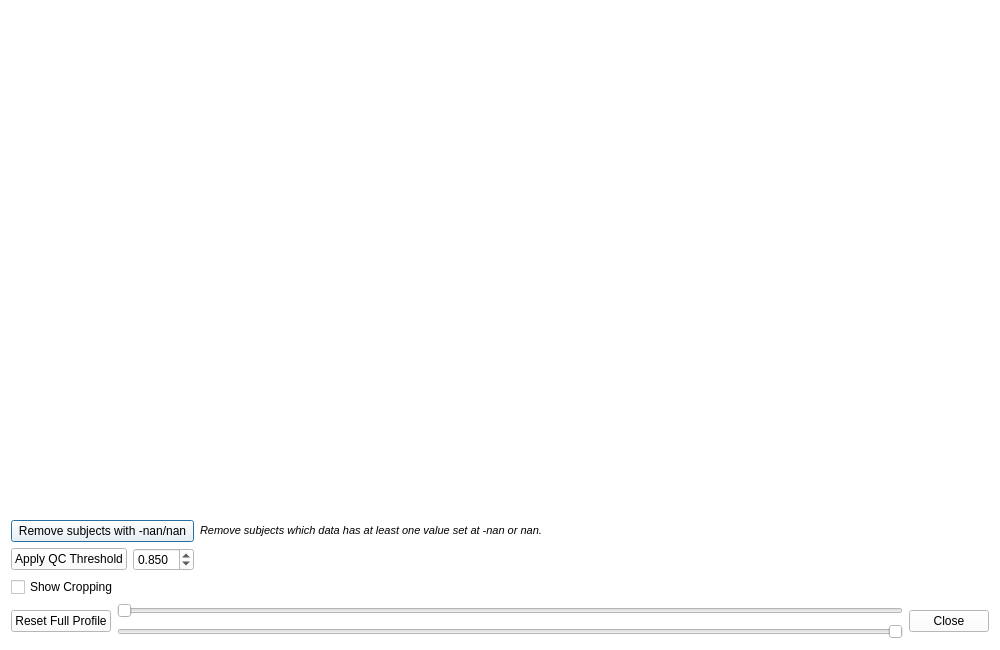
<?xml version="1.0" encoding="UTF-8"?>
<ui version="4.0">
 <class>QCThresholdDialog</class>
 <widget class="QDialog" name="QCThresholdDialog">
  <property name="geometry">
   <rect>
    <x>0</x>
    <y>0</y>
    <width>1000</width>
    <height>650</height>
   </rect>
  </property>
  <property name="palette">
   <palette>
    <active>
     <colorrole role="WindowText">
      <brush brushstyle="SolidPattern">
       <color alpha="255">
        <red>0</red>
        <green>0</green>
        <blue>0</blue>
       </color>
      </brush>
     </colorrole>
     <colorrole role="Button">
      <brush brushstyle="SolidPattern">
       <color alpha="255">
        <red>255</red>
        <green>255</green>
        <blue>255</blue>
       </color>
      </brush>
     </colorrole>
     <colorrole role="Light">
      <brush brushstyle="SolidPattern">
       <color alpha="255">
        <red>255</red>
        <green>255</green>
        <blue>255</blue>
       </color>
      </brush>
     </colorrole>
     <colorrole role="Midlight">
      <brush brushstyle="SolidPattern">
       <color alpha="255">
        <red>255</red>
        <green>255</green>
        <blue>255</blue>
       </color>
      </brush>
     </colorrole>
     <colorrole role="Dark">
      <brush brushstyle="SolidPattern">
       <color alpha="255">
        <red>127</red>
        <green>127</green>
        <blue>127</blue>
       </color>
      </brush>
     </colorrole>
     <colorrole role="Mid">
      <brush brushstyle="SolidPattern">
       <color alpha="255">
        <red>170</red>
        <green>170</green>
        <blue>170</blue>
       </color>
      </brush>
     </colorrole>
     <colorrole role="Text">
      <brush brushstyle="SolidPattern">
       <color alpha="255">
        <red>0</red>
        <green>0</green>
        <blue>0</blue>
       </color>
      </brush>
     </colorrole>
     <colorrole role="BrightText">
      <brush brushstyle="SolidPattern">
       <color alpha="255">
        <red>255</red>
        <green>255</green>
        <blue>255</blue>
       </color>
      </brush>
     </colorrole>
     <colorrole role="ButtonText">
      <brush brushstyle="SolidPattern">
       <color alpha="255">
        <red>0</red>
        <green>0</green>
        <blue>0</blue>
       </color>
      </brush>
     </colorrole>
     <colorrole role="Base">
      <brush brushstyle="SolidPattern">
       <color alpha="255">
        <red>255</red>
        <green>255</green>
        <blue>255</blue>
       </color>
      </brush>
     </colorrole>
     <colorrole role="Window">
      <brush brushstyle="SolidPattern">
       <color alpha="255">
        <red>255</red>
        <green>255</green>
        <blue>255</blue>
       </color>
      </brush>
     </colorrole>
     <colorrole role="Shadow">
      <brush brushstyle="SolidPattern">
       <color alpha="255">
        <red>0</red>
        <green>0</green>
        <blue>0</blue>
       </color>
      </brush>
     </colorrole>
     <colorrole role="AlternateBase">
      <brush brushstyle="SolidPattern">
       <color alpha="255">
        <red>255</red>
        <green>255</green>
        <blue>255</blue>
       </color>
      </brush>
     </colorrole>
     <colorrole role="ToolTipBase">
      <brush brushstyle="SolidPattern">
       <color alpha="255">
        <red>255</red>
        <green>255</green>
        <blue>220</blue>
       </color>
      </brush>
     </colorrole>
     <colorrole role="ToolTipText">
      <brush brushstyle="SolidPattern">
       <color alpha="255">
        <red>0</red>
        <green>0</green>
        <blue>0</blue>
       </color>
      </brush>
     </colorrole>
    </active>
    <inactive>
     <colorrole role="WindowText">
      <brush brushstyle="SolidPattern">
       <color alpha="255">
        <red>0</red>
        <green>0</green>
        <blue>0</blue>
       </color>
      </brush>
     </colorrole>
     <colorrole role="Button">
      <brush brushstyle="SolidPattern">
       <color alpha="255">
        <red>255</red>
        <green>255</green>
        <blue>255</blue>
       </color>
      </brush>
     </colorrole>
     <colorrole role="Light">
      <brush brushstyle="SolidPattern">
       <color alpha="255">
        <red>255</red>
        <green>255</green>
        <blue>255</blue>
       </color>
      </brush>
     </colorrole>
     <colorrole role="Midlight">
      <brush brushstyle="SolidPattern">
       <color alpha="255">
        <red>255</red>
        <green>255</green>
        <blue>255</blue>
       </color>
      </brush>
     </colorrole>
     <colorrole role="Dark">
      <brush brushstyle="SolidPattern">
       <color alpha="255">
        <red>127</red>
        <green>127</green>
        <blue>127</blue>
       </color>
      </brush>
     </colorrole>
     <colorrole role="Mid">
      <brush brushstyle="SolidPattern">
       <color alpha="255">
        <red>170</red>
        <green>170</green>
        <blue>170</blue>
       </color>
      </brush>
     </colorrole>
     <colorrole role="Text">
      <brush brushstyle="SolidPattern">
       <color alpha="255">
        <red>0</red>
        <green>0</green>
        <blue>0</blue>
       </color>
      </brush>
     </colorrole>
     <colorrole role="BrightText">
      <brush brushstyle="SolidPattern">
       <color alpha="255">
        <red>255</red>
        <green>255</green>
        <blue>255</blue>
       </color>
      </brush>
     </colorrole>
     <colorrole role="ButtonText">
      <brush brushstyle="SolidPattern">
       <color alpha="255">
        <red>0</red>
        <green>0</green>
        <blue>0</blue>
       </color>
      </brush>
     </colorrole>
     <colorrole role="Base">
      <brush brushstyle="SolidPattern">
       <color alpha="255">
        <red>255</red>
        <green>255</green>
        <blue>255</blue>
       </color>
      </brush>
     </colorrole>
     <colorrole role="Window">
      <brush brushstyle="SolidPattern">
       <color alpha="255">
        <red>255</red>
        <green>255</green>
        <blue>255</blue>
       </color>
      </brush>
     </colorrole>
     <colorrole role="Shadow">
      <brush brushstyle="SolidPattern">
       <color alpha="255">
        <red>0</red>
        <green>0</green>
        <blue>0</blue>
       </color>
      </brush>
     </colorrole>
     <colorrole role="AlternateBase">
      <brush brushstyle="SolidPattern">
       <color alpha="255">
        <red>255</red>
        <green>255</green>
        <blue>255</blue>
       </color>
      </brush>
     </colorrole>
     <colorrole role="ToolTipBase">
      <brush brushstyle="SolidPattern">
       <color alpha="255">
        <red>255</red>
        <green>255</green>
        <blue>220</blue>
       </color>
      </brush>
     </colorrole>
     <colorrole role="ToolTipText">
      <brush brushstyle="SolidPattern">
       <color alpha="255">
        <red>0</red>
        <green>0</green>
        <blue>0</blue>
       </color>
      </brush>
     </colorrole>
    </inactive>
    <disabled>
     <colorrole role="WindowText">
      <brush brushstyle="SolidPattern">
       <color alpha="255">
        <red>127</red>
        <green>127</green>
        <blue>127</blue>
       </color>
      </brush>
     </colorrole>
     <colorrole role="Button">
      <brush brushstyle="SolidPattern">
       <color alpha="255">
        <red>255</red>
        <green>255</green>
        <blue>255</blue>
       </color>
      </brush>
     </colorrole>
     <colorrole role="Light">
      <brush brushstyle="SolidPattern">
       <color alpha="255">
        <red>255</red>
        <green>255</green>
        <blue>255</blue>
       </color>
      </brush>
     </colorrole>
     <colorrole role="Midlight">
      <brush brushstyle="SolidPattern">
       <color alpha="255">
        <red>255</red>
        <green>255</green>
        <blue>255</blue>
       </color>
      </brush>
     </colorrole>
     <colorrole role="Dark">
      <brush brushstyle="SolidPattern">
       <color alpha="255">
        <red>127</red>
        <green>127</green>
        <blue>127</blue>
       </color>
      </brush>
     </colorrole>
     <colorrole role="Mid">
      <brush brushstyle="SolidPattern">
       <color alpha="255">
        <red>170</red>
        <green>170</green>
        <blue>170</blue>
       </color>
      </brush>
     </colorrole>
     <colorrole role="Text">
      <brush brushstyle="SolidPattern">
       <color alpha="255">
        <red>127</red>
        <green>127</green>
        <blue>127</blue>
       </color>
      </brush>
     </colorrole>
     <colorrole role="BrightText">
      <brush brushstyle="SolidPattern">
       <color alpha="255">
        <red>255</red>
        <green>255</green>
        <blue>255</blue>
       </color>
      </brush>
     </colorrole>
     <colorrole role="ButtonText">
      <brush brushstyle="SolidPattern">
       <color alpha="255">
        <red>127</red>
        <green>127</green>
        <blue>127</blue>
       </color>
      </brush>
     </colorrole>
     <colorrole role="Base">
      <brush brushstyle="SolidPattern">
       <color alpha="255">
        <red>255</red>
        <green>255</green>
        <blue>255</blue>
       </color>
      </brush>
     </colorrole>
     <colorrole role="Window">
      <brush brushstyle="SolidPattern">
       <color alpha="255">
        <red>255</red>
        <green>255</green>
        <blue>255</blue>
       </color>
      </brush>
     </colorrole>
     <colorrole role="Shadow">
      <brush brushstyle="SolidPattern">
       <color alpha="255">
        <red>0</red>
        <green>0</green>
        <blue>0</blue>
       </color>
      </brush>
     </colorrole>
     <colorrole role="AlternateBase">
      <brush brushstyle="SolidPattern">
       <color alpha="255">
        <red>255</red>
        <green>255</green>
        <blue>255</blue>
       </color>
      </brush>
     </colorrole>
     <colorrole role="ToolTipBase">
      <brush brushstyle="SolidPattern">
       <color alpha="255">
        <red>255</red>
        <green>255</green>
        <blue>220</blue>
       </color>
      </brush>
     </colorrole>
     <colorrole role="ToolTipText">
      <brush brushstyle="SolidPattern">
       <color alpha="255">
        <red>0</red>
        <green>0</green>
        <blue>0</blue>
       </color>
      </brush>
     </colorrole>
    </disabled>
   </palette>
  </property>
  <property name="windowTitle">
   <string>Dialog</string>
  </property>
  <layout class="QVBoxLayout" name="verticalLayout">
   <item>
    <widget class="QVTKOpenGLWidget" name="QCThresholdDialog_plot_qvtkWidget" native="true">
     <property name="sizePolicy">
      <sizepolicy hsizetype="Preferred" vsizetype="Expanding">
       <horstretch>0</horstretch>
       <verstretch>0</verstretch>
      </sizepolicy>
     </property>
    </widget>
   </item>
   <item>
    <layout class="QGridLayout" name="QCThresholdDialog_gridLayout">
     <item row="0" column="2">
      <widget class="QLabel" name="QCThresholdDialog_removeNAN_label">
       <property name="text">
        <string>&lt;html&gt;&lt;head/&gt;&lt;body&gt;&lt;p&gt;&lt;span style=&quot; font-size:8pt; font-style:italic;&quot;&gt;Remove subjects which data has at least one value set at -nan or nan.&lt;/span&gt;&lt;/p&gt;&lt;/body&gt;&lt;/html&gt;</string>
       </property>
      </widget>
     </item>
     <item row="1" column="2">
      <widget class="QLabel" name="QCThresholdDialog_info_label">
       <property name="minimumSize">
        <size>
         <width>27</width>
         <height>0</height>
        </size>
       </property>
       <property name="text">
        <string/>
       </property>
      </widget>
     </item>
     <item row="0" column="0" colspan="2">
      <widget class="QPushButton" name="QCThresholdDialog_removeNAN_pushButton">
       <property name="text">
        <string>Remove subjects with -nan/nan</string>
       </property>
      </widget>
     </item>
     <item row="1" column="1">
      <widget class="QDoubleSpinBox" name="QCThresholdDialog_qcThreshold_doubleSpinBox">
       <property name="sizePolicy">
        <sizepolicy hsizetype="Fixed" vsizetype="Fixed">
         <horstretch>0</horstretch>
         <verstretch>0</verstretch>
        </sizepolicy>
       </property>
       <property name="decimals">
        <number>3</number>
       </property>
       <property name="minimum">
        <double>-1.000000000000000</double>
       </property>
       <property name="maximum">
        <double>1.000000000000000</double>
       </property>
       <property name="singleStep">
        <double>0.010000000000000</double>
       </property>
       <property name="value">
        <double>0.850000000000000</double>
       </property>
      </widget>
     </item>
     <item row="2" column="0">
      <widget class="QCheckBox" name="QCThresholdDialog_cropProfile_checkBox">
       <property name="text">
        <string>Show Cropping</string>
       </property>
       <property name="checked">
        <bool>false</bool>
       </property>
      </widget>
     </item>
     <item row="1" column="0">
      <widget class="QPushButton" name="QCThresholdDialog_applyQCThreshold_pushButton">
       <property name="text">
        <string>Apply QC Threshold</string>
       </property>
      </widget>
     </item>
     <item row="0" column="3">
      <spacer name="QCThresholdDialog_horizontalSpacer">
       <property name="orientation">
        <enum>Qt::Horizontal</enum>
       </property>
       <property name="sizeHint" stdset="0">
        <size>
         <width>40</width>
         <height>20</height>
        </size>
       </property>
      </spacer>
     </item>
     <item row="3" column="4">
      <widget class="QPushButton" name="QCThresholdDialog_close_pushButton">
       <property name="text">
        <string>Close</string>
       </property>
      </widget>
     </item>
     <item row="3" column="0" colspan="4">
      <layout class="QGridLayout" name="QCThresholdDialog_profileCropping_gridLayout">
       <item row="0" column="0" rowspan="2">
        <widget class="QPushButton" name="QCThresholdDialog_resetArcLength_pushButton">
         <property name="sizePolicy">
          <sizepolicy hsizetype="Fixed" vsizetype="Fixed">
           <horstretch>0</horstretch>
           <verstretch>0</verstretch>
          </sizepolicy>
         </property>
         <property name="text">
          <string>Reset Full Profile</string>
         </property>
        </widget>
       </item>
       <item row="0" column="1">
        <widget class="QSlider" name="QCThresholdDialog_arcLengthStart_horizontalSlider">
         <property name="sizePolicy">
          <sizepolicy hsizetype="Expanding" vsizetype="Fixed">
           <horstretch>0</horstretch>
           <verstretch>0</verstretch>
          </sizepolicy>
         </property>
         <property name="minimumSize">
          <size>
           <width>300</width>
           <height>0</height>
          </size>
         </property>
         <property name="tracking">
          <bool>true</bool>
         </property>
         <property name="orientation">
          <enum>Qt::Horizontal</enum>
         </property>
         <property name="invertedAppearance">
          <bool>false</bool>
         </property>
         <property name="invertedControls">
          <bool>false</bool>
         </property>
         <property name="tickPosition">
          <enum>QSlider::NoTicks</enum>
         </property>
        </widget>
       </item>
       <item row="1" column="1">
        <widget class="QSlider" name="QCThresholdDialog_arcLengthEnd_horizontalSlider">
         <property name="sizePolicy">
          <sizepolicy hsizetype="Expanding" vsizetype="Fixed">
           <horstretch>0</horstretch>
           <verstretch>0</verstretch>
          </sizepolicy>
         </property>
         <property name="minimumSize">
          <size>
           <width>300</width>
           <height>0</height>
          </size>
         </property>
         <property name="value">
          <number>0</number>
         </property>
         <property name="sliderPosition">
          <number>0</number>
         </property>
         <property name="tracking">
          <bool>true</bool>
         </property>
         <property name="orientation">
          <enum>Qt::Horizontal</enum>
         </property>
         <property name="invertedAppearance">
          <bool>true</bool>
         </property>
         <property name="invertedControls">
          <bool>false</bool>
         </property>
        </widget>
       </item>
      </layout>
     </item>
    </layout>
   </item>
  </layout>
 </widget>
 <customwidgets>
  <customwidget>
   <class>QVTKOpenGLWidget</class>
   <extends>QWidget</extends>
   <header location="global">QVTKOpenGLWidget.h</header>
   <container>1</container>
  </customwidget>
 </customwidgets>
 <tabstops>
  <tabstop>QCThresholdDialog_removeNAN_pushButton</tabstop>
  <tabstop>QCThresholdDialog_applyQCThreshold_pushButton</tabstop>
  <tabstop>QCThresholdDialog_qcThreshold_doubleSpinBox</tabstop>
  <tabstop>QCThresholdDialog_cropProfile_checkBox</tabstop>
  <tabstop>QCThresholdDialog_resetArcLength_pushButton</tabstop>
  <tabstop>QCThresholdDialog_arcLengthStart_horizontalSlider</tabstop>
  <tabstop>QCThresholdDialog_arcLengthEnd_horizontalSlider</tabstop>
  <tabstop>QCThresholdDialog_close_pushButton</tabstop>
 </tabstops>
 <resources/>
 <connections>
  <connection>
   <sender>QCThresholdDialog_close_pushButton</sender>
   <signal>clicked()</signal>
   <receiver>QCThresholdDialog</receiver>
   <slot>close()</slot>
   <hints>
    <hint type="sourcelabel">
     <x>603</x>
     <y>536</y>
    </hint>
    <hint type="destinationlabel">
     <x>576</x>
     <y>507</y>
    </hint>
   </hints>
  </connection>
 </connections>
</ui>
